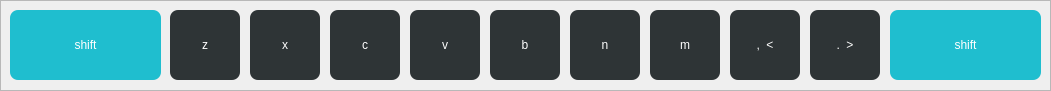
  <widget class="QFrame" name="frame_5">
   <property name="geometry">
    <rect>
     <x>20</x>
     <y>370</y>
     <width>1051</width>
     <height>91</height>
    </rect>
   </property>
   <property name="styleSheet">
    <string notr="true">font: 20pt &quot;DejaVu Sans&quot;;</string>
   </property>
   <property name="frameShape">
    <enum>QFrame::StyledPanel</enum>
   </property>
   <property name="frameShadow">
    <enum>QFrame::Raised</enum>
   </property>
   <widget class="QPushButton" name="pushButton_106">
    <property name="geometry">
     <rect>
      <x>10</x>
      <y>10</y>
      <width>151</width>
      <height>70</height>
     </rect>
    </property>
    <property name="styleSheet">
     <string notr="true">QPushButton{border:none;border-radius:8px;background-color: rgb(31, 190, 207);color:rgb(255, 255, 255);}QPushButton:pressed {border:5px}QPushButton:hover{background-color: rgb(245, 121, 0);color:rgb(255, 255, 255);}</string>
    </property>
    <property name="text">
     <string>shift</string>
    </property>
   </widget>
   <widget class="QPushButton" name="pushButton_116">
    <property name="geometry">
     <rect>
      <x>410</x>
      <y>10</y>
      <width>70</width>
      <height>70</height>
     </rect>
    </property>
    <property name="styleSheet">
     <string notr="true">QPushButton{border:none;border-radius:8px;background-color: rgb(46, 52, 54);color:rgb(255, 255, 255);}QPushButton:pressed {border:5px}QPushButton:hover{background-color: rgb(245, 121, 0);color:rgb(255, 255, 255);}</string>
    </property>
    <property name="text">
     <string>v</string>
    </property>
   </widget>
   <widget class="QPushButton" name="pushButton_108">
    <property name="geometry">
     <rect>
      <x>490</x>
      <y>10</y>
      <width>70</width>
      <height>70</height>
     </rect>
    </property>
    <property name="styleSheet">
     <string notr="true">QPushButton{border:none;border-radius:8px;background-color: rgb(46, 52, 54);color:rgb(255, 255, 255);}QPushButton:pressed {border:5px}QPushButton:hover{background-color: rgb(245, 121, 0);color:rgb(255, 255, 255);}</string>
    </property>
    <property name="text">
     <string>b</string>
    </property>
   </widget>
   <widget class="QPushButton" name="pushButton_115">
    <property name="geometry">
     <rect>
      <x>170</x>
      <y>10</y>
      <width>70</width>
      <height>70</height>
     </rect>
    </property>
    <property name="styleSheet">
     <string notr="true">QPushButton{border:none;border-radius:8px;background-color: rgb(46, 52, 54);color:rgb(255, 255, 255);}QPushButton:pressed {border:5px}QPushButton:hover{background-color: rgb(245, 121, 0);color:rgb(255, 255, 255);}</string>
    </property>
    <property name="text">
     <string>z</string>
    </property>
   </widget>
   <widget class="QPushButton" name="pushButton_104">
    <property name="geometry">
     <rect>
      <x>650</x>
      <y>10</y>
      <width>70</width>
      <height>70</height>
     </rect>
    </property>
    <property name="styleSheet">
     <string notr="true">QPushButton{border:none;border-radius:8px;background-color: rgb(46, 52, 54);color:rgb(255, 255, 255);}QPushButton:pressed {border:5px}QPushButton:hover{background-color: rgb(245, 121, 0);color:rgb(255, 255, 255);}</string>
    </property>
    <property name="text">
     <string>m</string>
    </property>
   </widget>
   <widget class="QPushButton" name="pushButton_112">
    <property name="geometry">
     <rect>
      <x>570</x>
      <y>10</y>
      <width>70</width>
      <height>70</height>
     </rect>
    </property>
    <property name="styleSheet">
     <string notr="true">QPushButton{border:none;border-radius:8px;background-color: rgb(46, 52, 54);color:rgb(255, 255, 255);}QPushButton:pressed {border:5px}QPushButton:hover{background-color: rgb(245, 121, 0);color:rgb(255, 255, 255);}</string>
    </property>
    <property name="text">
     <string>n</string>
    </property>
   </widget>
   <widget class="QPushButton" name="pushButton_109">
    <property name="geometry">
     <rect>
      <x>330</x>
      <y>10</y>
      <width>70</width>
      <height>70</height>
     </rect>
    </property>
    <property name="styleSheet">
     <string notr="true">QPushButton{border:none;border-radius:8px;background-color: rgb(46, 52, 54);color:rgb(255, 255, 255);}QPushButton:pressed {border:5px}QPushButton:hover{background-color: rgb(245, 121, 0);color:rgb(255, 255, 255);}</string>
    </property>
    <property name="text">
     <string>c</string>
    </property>
   </widget>
   <widget class="QPushButton" name="pushButton_107">
    <property name="geometry">
     <rect>
      <x>250</x>
      <y>10</y>
      <width>70</width>
      <height>70</height>
     </rect>
    </property>
    <property name="styleSheet">
     <string notr="true">QPushButton{border:none;border-radius:8px;background-color: rgb(46, 52, 54);color:rgb(255, 255, 255);}QPushButton:pressed {border:5px}QPushButton:hover{background-color: rgb(245, 121, 0);color:rgb(255, 255, 255);}</string>
    </property>
    <property name="text">
     <string>x</string>
    </property>
   </widget>
   <widget class="QPushButton" name="pushButton_111">
    <property name="geometry">
     <rect>
      <x>730</x>
      <y>10</y>
      <width>70</width>
      <height>70</height>
     </rect>
    </property>
    <property name="styleSheet">
     <string notr="true">QPushButton{border:none;border-radius:8px;background-color: rgb(46, 52, 54);color:rgb(255, 255, 255);}QPushButton:pressed {border:5px}QPushButton:hover{background-color: rgb(245, 121, 0);color:rgb(255, 255, 255);}</string>
    </property>
    <property name="text">
     <string>,  &lt;</string>
    </property>
   </widget>
   <widget class="QPushButton" name="pushButton_114">
    <property name="geometry">
     <rect>
      <x>810</x>
      <y>10</y>
      <width>70</width>
      <height>70</height>
     </rect>
    </property>
    <property name="styleSheet">
     <string notr="true">QPushButton{border:none;border-radius:8px;background-color: rgb(46, 52, 54);color:rgb(255, 255, 255);}QPushButton:pressed {border:5px}QPushButton:hover{background-color: rgb(245, 121, 0);color:rgb(255, 255, 255);}</string>
    </property>
    <property name="text">
     <string>.  &gt;</string>
    </property>
   </widget>
   <widget class="QPushButton" name="pushButton_113">
    <property name="geometry">
     <rect>
      <x>890</x>
      <y>10</y>
      <width>151</width>
      <height>70</height>
     </rect>
    </property>
    <property name="styleSheet">
     <string notr="true">QPushButton{border:none;border-radius:8px;background-color: rgb(31, 190, 207);color:rgb(255, 255, 255);}QPushButton:pressed {border:5px}QPushButton:hover{background-color: rgb(245, 121, 0);color:rgb(255, 255, 255);}</string>
    </property>
    <property name="text">
     <string>shift</string>
    </property>
   </widget>
  </widget>
